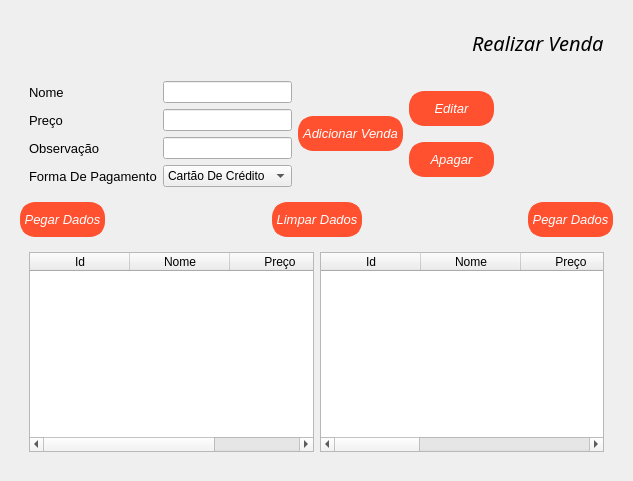
<?xml version="1.0" encoding="UTF-8"?>
<ui version="4.0">
 <class>Form</class>
 <widget class="QWidget" name="Form">
  <property name="geometry">
   <rect>
    <x>0</x>
    <y>0</y>
    <width>633</width>
    <height>481</height>
   </rect>
  </property>
  <property name="windowTitle">
   <string>Form</string>
  </property>
  <layout class="QVBoxLayout" name="verticalLayout">
   <item>
    <widget class="QFrame" name="Menu">
     <property name="styleSheet">
      <string notr="true"/>
     </property>
     <property name="frameShape">
      <enum>QFrame::NoFrame</enum>
     </property>
     <property name="frameShadow">
      <enum>QFrame::Raised</enum>
     </property>
     <layout class="QVBoxLayout" name="verticalLayout_3">
      <item>
       <widget class="QFrame" name="frame_2">
        <property name="frameShape">
         <enum>QFrame::NoFrame</enum>
        </property>
        <property name="frameShadow">
         <enum>QFrame::Raised</enum>
        </property>
        <layout class="QHBoxLayout" name="horizontalLayout_3">
         <item>
          <widget class="QLabel" name="label_2">
           <property name="text">
            <string/>
           </property>
           <property name="pixmap">
            <pixmap>../../assets/icons/venda-rapida.png</pixmap>
           </property>
           <property name="scaledContents">
            <bool>true</bool>
           </property>
           <property name="wordWrap">
            <bool>true</bool>
           </property>
           <property name="textInteractionFlags">
            <set>Qt::NoTextInteraction</set>
           </property>
          </widget>
         </item>
         <item>
          <spacer name="horizontalSpacer">
           <property name="orientation">
            <enum>Qt::Horizontal</enum>
           </property>
           <property name="sizeHint" stdset="0">
            <size>
             <width>40</width>
             <height>20</height>
            </size>
           </property>
          </spacer>
         </item>
         <item>
          <widget class="QLabel" name="label">
           <property name="font">
            <font>
             <family>Bahnschrift Light</family>
             <pointsize>15</pointsize>
             <italic>true</italic>
            </font>
           </property>
           <property name="text">
            <string>Realizar Venda</string>
           </property>
          </widget>
         </item>
        </layout>
       </widget>
      </item>
      <item>
       <widget class="QFrame" name="frame_3">
        <property name="frameShape">
         <enum>QFrame::NoFrame</enum>
        </property>
        <property name="frameShadow">
         <enum>QFrame::Raised</enum>
        </property>
        <layout class="QHBoxLayout" name="horizontalLayout">
         <item>
          <layout class="QFormLayout" name="formLayout">
           <item row="0" column="0">
            <widget class="QLabel" name="nomeLabel">
             <property name="font">
              <font>
               <family>Arial</family>
               <pointsize>10</pointsize>
              </font>
             </property>
             <property name="text">
              <string>Nome</string>
             </property>
            </widget>
           </item>
           <item row="0" column="1">
            <widget class="QLineEdit" name="InputName">
             <property name="maximumSize">
              <size>
               <width>450</width>
               <height>16777215</height>
              </size>
             </property>
             <property name="font">
              <font>
               <family>Arial</family>
              </font>
             </property>
            </widget>
           </item>
           <item row="1" column="0">
            <widget class="QLabel" name="preOLabel">
             <property name="font">
              <font>
               <family>Arial</family>
               <pointsize>10</pointsize>
              </font>
             </property>
             <property name="text">
              <string>Preço</string>
             </property>
            </widget>
           </item>
           <item row="1" column="1">
            <widget class="QLineEdit" name="InputPrice">
             <property name="maximumSize">
              <size>
               <width>450</width>
               <height>16777215</height>
              </size>
             </property>
             <property name="font">
              <font>
               <family>Arial</family>
              </font>
             </property>
            </widget>
           </item>
           <item row="2" column="0">
            <widget class="QLabel" name="descriOLabel">
             <property name="font">
              <font>
               <family>Arial</family>
               <pointsize>10</pointsize>
              </font>
             </property>
             <property name="text">
              <string>Observação</string>
             </property>
            </widget>
           </item>
           <item row="2" column="1">
            <widget class="QLineEdit" name="InputObservation">
             <property name="maximumSize">
              <size>
               <width>450</width>
               <height>16777215</height>
              </size>
             </property>
             <property name="font">
              <font>
               <family>Arial</family>
              </font>
             </property>
            </widget>
           </item>
           <item row="3" column="0">
            <widget class="QLabel" name="formaDePagamentoLabel">
             <property name="font">
              <font>
               <family>Arial</family>
               <pointsize>10</pointsize>
              </font>
             </property>
             <property name="text">
              <string>Forma De Pagamento</string>
             </property>
            </widget>
           </item>
           <item row="3" column="1">
            <widget class="QComboBox" name="InputPaymentMethod">
             <property name="font">
              <font>
               <family>Arial</family>
              </font>
             </property>
             <item>
              <property name="text">
               <string>Cartão De Crédito</string>
              </property>
             </item>
             <item>
              <property name="text">
               <string>Cartão De Débito</string>
              </property>
             </item>
             <item>
              <property name="text">
               <string>Dinheiro</string>
              </property>
             </item>
             <item>
              <property name="text">
               <string>Pix</string>
              </property>
             </item>
            </widget>
           </item>
          </layout>
         </item>
         <item>
          <widget class="QPushButton" name="BtnAdd">
           <property name="font">
            <font>
             <family>Arial</family>
             <pointsize>10</pointsize>
             <italic>true</italic>
            </font>
           </property>
           <property name="styleSheet">
            <string notr="true">.QPushButton{
	background-color: #FF512F;
	color: rgb(255, 255, 255);
	border: 5px solid#FF512F;
	border-radius: 15px;
	height: 25px;
	width: 95px;
}

.QPushButton:hover{
	background-color: #003973;
	border: 2px;
	color: white;
}

</string>
           </property>
           <property name="text">
            <string>Adicionar Venda</string>
           </property>
          </widget>
         </item>
         <item>
          <layout class="QVBoxLayout" name="verticalLayout_2">
           <item>
            <widget class="QPushButton" name="BtnEdit">
             <property name="font">
              <font>
               <family>Arial</family>
               <pointsize>10</pointsize>
               <italic>true</italic>
              </font>
             </property>
             <property name="styleSheet">
              <string notr="true">.QPushButton{
	background-color: #FF512F;
	color: rgb(255, 255, 255);
	border: 5px solid#FF512F;
	border-radius: 15px;
	height: 25px;
	width: 75px;
}

.QPushButton:hover{
	background-color: #003973;
	border: 2px;
	color: white;
}

</string>
             </property>
             <property name="text">
              <string>Editar</string>
             </property>
            </widget>
           </item>
           <item>
            <widget class="QPushButton" name="BtnDelete">
             <property name="font">
              <font>
               <family>Arial</family>
               <pointsize>10</pointsize>
               <italic>true</italic>
              </font>
             </property>
             <property name="styleSheet">
              <string notr="true">.QPushButton{
	background-color: #FF512F;
	color: rgb(255, 255, 255);
	border: 5px solid#FF512F;
	border-radius: 15px;
	height: 25px;
	width: 75px;
}

.QPushButton:hover{
	background-color: #003973;
	border: 2px;
	color: white;
}

</string>
             </property>
             <property name="text">
              <string>Apagar</string>
             </property>
            </widget>
           </item>
          </layout>
         </item>
         <item>
          <spacer name="horizontalSpacer_2">
           <property name="orientation">
            <enum>Qt::Horizontal</enum>
           </property>
           <property name="sizeHint" stdset="0">
            <size>
             <width>40</width>
             <height>20</height>
            </size>
           </property>
          </spacer>
         </item>
        </layout>
       </widget>
      </item>
      <item>
       <widget class="QFrame" name="frame_4">
        <property name="frameShape">
         <enum>QFrame::NoFrame</enum>
        </property>
        <property name="frameShadow">
         <enum>QFrame::Raised</enum>
        </property>
        <layout class="QHBoxLayout" name="horizontalLayout_4">
         <property name="leftMargin">
          <number>0</number>
         </property>
         <property name="topMargin">
          <number>0</number>
         </property>
         <property name="rightMargin">
          <number>0</number>
         </property>
         <property name="bottomMargin">
          <number>0</number>
         </property>
         <item>
          <widget class="QPushButton" name="BtnGetDish">
           <property name="font">
            <font>
             <family>Arial</family>
             <pointsize>10</pointsize>
             <italic>true</italic>
            </font>
           </property>
           <property name="styleSheet">
            <string notr="true">.QPushButton{
	background-color: #FF512F;
	color: rgb(255, 255, 255);
	border: 5px solid#FF512F;
	border-radius: 15px;
	height: 25px;
	width: 75px;
}

.QPushButton:hover{
	background-color: #003973;
	border: 2px;
	color: white;
}

</string>
           </property>
           <property name="text">
            <string>Pegar Dados</string>
           </property>
          </widget>
         </item>
         <item>
          <spacer name="horizontalSpacer_4">
           <property name="orientation">
            <enum>Qt::Horizontal</enum>
           </property>
           <property name="sizeHint" stdset="0">
            <size>
             <width>40</width>
             <height>20</height>
            </size>
           </property>
          </spacer>
         </item>
         <item>
          <widget class="QPushButton" name="BtnClean">
           <property name="font">
            <font>
             <family>Arial</family>
             <pointsize>10</pointsize>
             <italic>true</italic>
            </font>
           </property>
           <property name="styleSheet">
            <string notr="true">.QPushButton{
	background-color: #FF512F;
	color: rgb(255, 255, 255);
	border: 5px solid#FF512F;
	border-radius: 15px;
	height: 25px;
	width: 80px;
}

.QPushButton:hover{
	background-color: #003973;
	border: 2px;
	color: white;
}

</string>
           </property>
           <property name="text">
            <string>Limpar Dados</string>
           </property>
          </widget>
         </item>
         <item>
          <spacer name="horizontalSpacer_3">
           <property name="orientation">
            <enum>Qt::Horizontal</enum>
           </property>
           <property name="sizeHint" stdset="0">
            <size>
             <width>40</width>
             <height>20</height>
            </size>
           </property>
          </spacer>
         </item>
         <item>
          <widget class="QPushButton" name="BtnGetMakeSale">
           <property name="font">
            <font>
             <family>Arial</family>
             <pointsize>10</pointsize>
             <italic>true</italic>
            </font>
           </property>
           <property name="styleSheet">
            <string notr="true">.QPushButton{
	background-color: #FF512F;
	color: rgb(255, 255, 255);
	border: 5px solid#FF512F;
	border-radius: 15px;
	height: 25px;
	width: 75px;
}

.QPushButton:hover{
	background-color: #003973;
	border: 2px;
	color: white;
}

</string>
           </property>
           <property name="text">
            <string>Pegar Dados</string>
           </property>
          </widget>
         </item>
        </layout>
       </widget>
      </item>
      <item>
       <widget class="QFrame" name="frame">
        <property name="frameShape">
         <enum>QFrame::NoFrame</enum>
        </property>
        <property name="frameShadow">
         <enum>QFrame::Raised</enum>
        </property>
        <layout class="QHBoxLayout" name="horizontalLayout_2">
         <item>
          <widget class="QTableWidget" name="DishTable">
           <property name="maximumSize">
            <size>
             <width>350</width>
             <height>16777215</height>
            </size>
           </property>
           <property name="editTriggers">
            <set>QAbstractItemView::NoEditTriggers</set>
           </property>
           <property name="tabKeyNavigation">
            <bool>false</bool>
           </property>
           <property name="showDropIndicator" stdset="0">
            <bool>false</bool>
           </property>
           <property name="dragDropOverwriteMode">
            <bool>false</bool>
           </property>
           <property name="selectionBehavior">
            <enum>QAbstractItemView::SelectRows</enum>
           </property>
           <property name="showGrid">
            <bool>false</bool>
           </property>
           <property name="gridStyle">
            <enum>Qt::DashLine</enum>
           </property>
           <column>
            <property name="text">
             <string>Id</string>
            </property>
           </column>
           <column>
            <property name="text">
             <string>Nome</string>
            </property>
           </column>
           <column>
            <property name="text">
             <string>Preço</string>
            </property>
           </column>
          </widget>
         </item>
         <item>
          <widget class="QTableWidget" name="SalesTable">
           <property name="editTriggers">
            <set>QAbstractItemView::NoEditTriggers</set>
           </property>
           <property name="tabKeyNavigation">
            <bool>false</bool>
           </property>
           <property name="selectionBehavior">
            <enum>QAbstractItemView::SelectRows</enum>
           </property>
           <property name="showGrid">
            <bool>false</bool>
           </property>
           <property name="gridStyle">
            <enum>Qt::DashLine</enum>
           </property>
           <column>
            <property name="text">
             <string>Id</string>
            </property>
           </column>
           <column>
            <property name="text">
             <string>Nome</string>
            </property>
           </column>
           <column>
            <property name="text">
             <string>Preço</string>
            </property>
           </column>
           <column>
            <property name="text">
             <string>Observação</string>
            </property>
           </column>
           <column>
            <property name="text">
             <string>Forma/Pagamento</string>
            </property>
           </column>
           <column>
            <property name="text">
             <string>Data/Hora</string>
            </property>
           </column>
          </widget>
         </item>
        </layout>
       </widget>
      </item>
     </layout>
    </widget>
   </item>
  </layout>
 </widget>
 <resources/>
 <connections/>
</ui>
